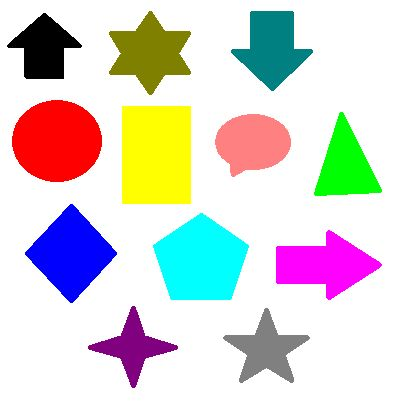
#> input picture A) Image Processing/old codes/drive codes/1.jpg, 405 x 419 px, found by its file name
$ python 'RGBtoHSV(Sir).py'
#> lines starting #> are read from the running program, lines starting #| are printed output that depends on the picture
import cv2
import numpy as np


def selfMax(a, b):
    if(a>b):
        return a
    else:
        return b
def selfMin(a, b):
    if(a>b):
        return b
    else:
        return a

def selfRGB2HSV(b, g, r):
    b1=b/255.0
    g1=g/255.0
    r1=r/255.0

    maxx=selfMax(selfMax(b1, g1), r1)
    minn=selfMin(selfMin(b1, g1), r1)
    diff=maxx-minn

    if diff == 0:
        h = 0
    # if maxx equal r1 then compute h
    elif maxx == r1:
        h = 60 * ((g1 - b1) / diff)

    # if maxx equal g1 then compute h
    elif maxx == g1:
        h = 60 * ((b1 - r1) / diff + 2)

    # if maxx equal b1 then compute h
    elif maxx == b1:
        h = 60 * ((r1- g1) / diff+ 4)

    # if cmax equal zero
    if maxx == 0:
        s = 0
    else:
        s = (diff / maxx)

    v=maxx
    if(h<0):
        h=h+360.0
    return h,s,v


img =cv2.imread("1.jpg")
#> img is the input picture: shape (419, 405, 3); mean B, G, R 212, 215.1, 217.7
img=np.array(img)
ht, wd, c = img.shape
#> ht = 419; wd = 405; c = 3
print('Height:  ', ht, 'Width', wd, 'Channel', c)
#| Height:   419 Width 405 Channel 3
cv2.imshow('origImage', img)

hsvImage=np.zeros((ht, wd, 3), 'uint8')

h, s, v=selfRGB2HSV(img[0][0][0], img[0][0][1], img[0][0][2])
#> in selfRGB2HSV, `b1=b/255.0`: b1 = 1
#> in selfRGB2HSV, `diff=maxx-minn`: diff = 0
#> in selfRGB2HSV, `v=maxx`: v = 1
#> h = 0; s = 0; v = 1
print('h:  ', round(h*255), 's:', round(s*255), 'v:', round(v*255))
#| h:   0 s: 0 v: 255

for i in range(ht):
    for j in range (wd):
        h, s, v=selfRGB2HSV(img[i][j][0], img[i][j][1], img[i][j][2])
        hsvImage[i][j][0]=round((h/2))
        hsvImage[i][j][1]=round(s*255)
        hsvImage[i][j][2]=round(v*255)
#> this loop made 419 passes
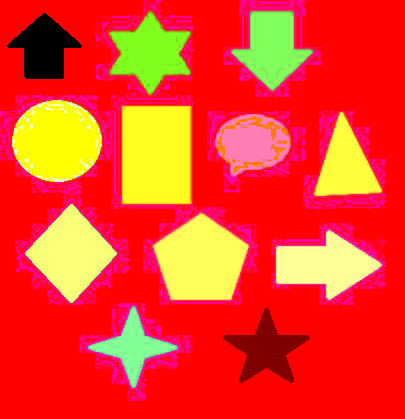
#> hsvImage: shape (419, 405, 3); mean B, G, R 34.9, 62.7, 240.8

hsvImage1=cv2.cvtColor(img, cv2.COLOR_BGR2HSV)
#> hsvImage1: shape (419, 405, 3); mean H, S, V 32.5, 62.7, 240.8

cv2.imshow('selfHSVImage',  hsvImage)
cv2.imshow('libraryHSVImage',  hsvImage1)
cv2.waitKey(0)
cv2.destroyAllWindows()
